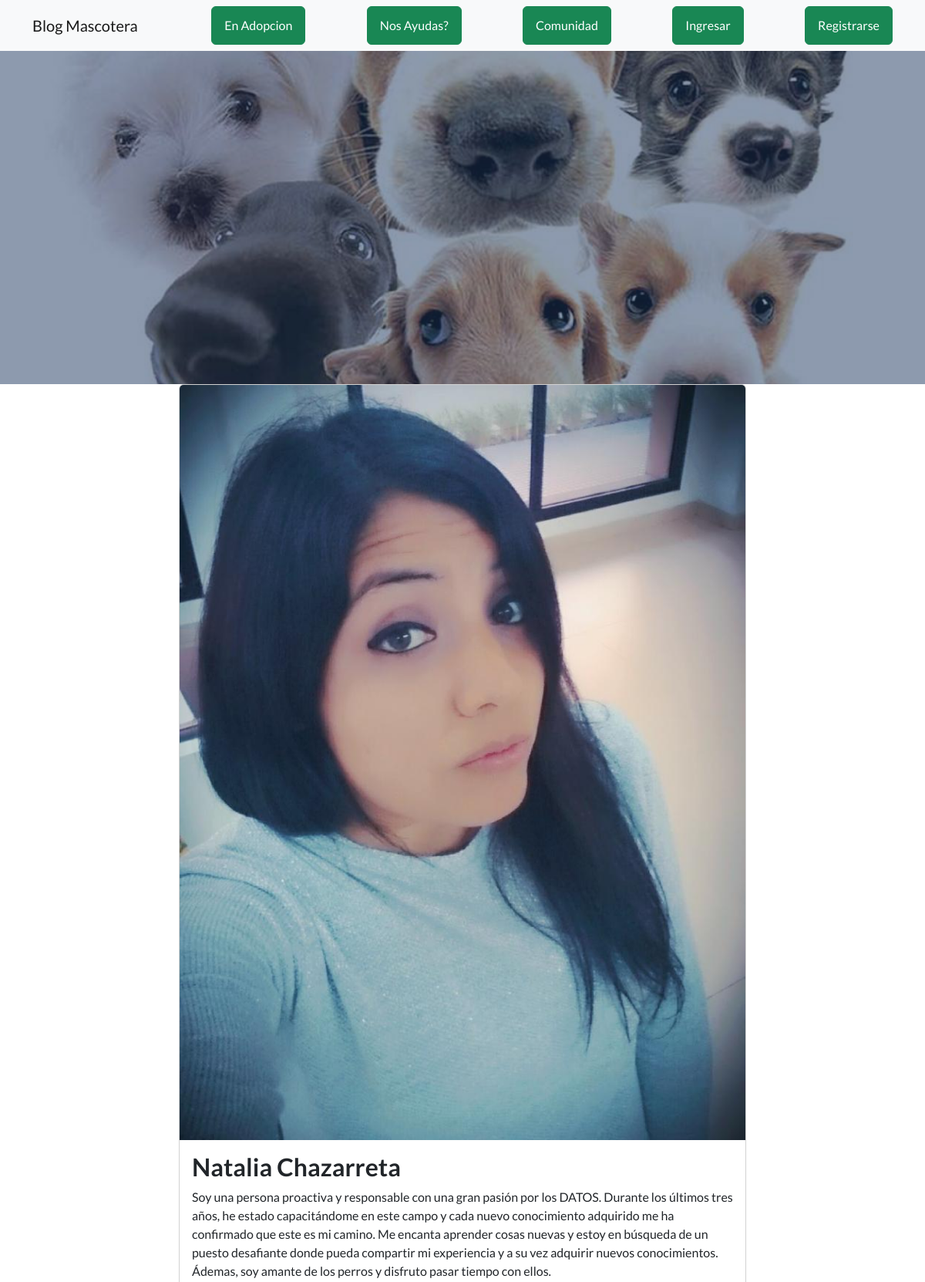
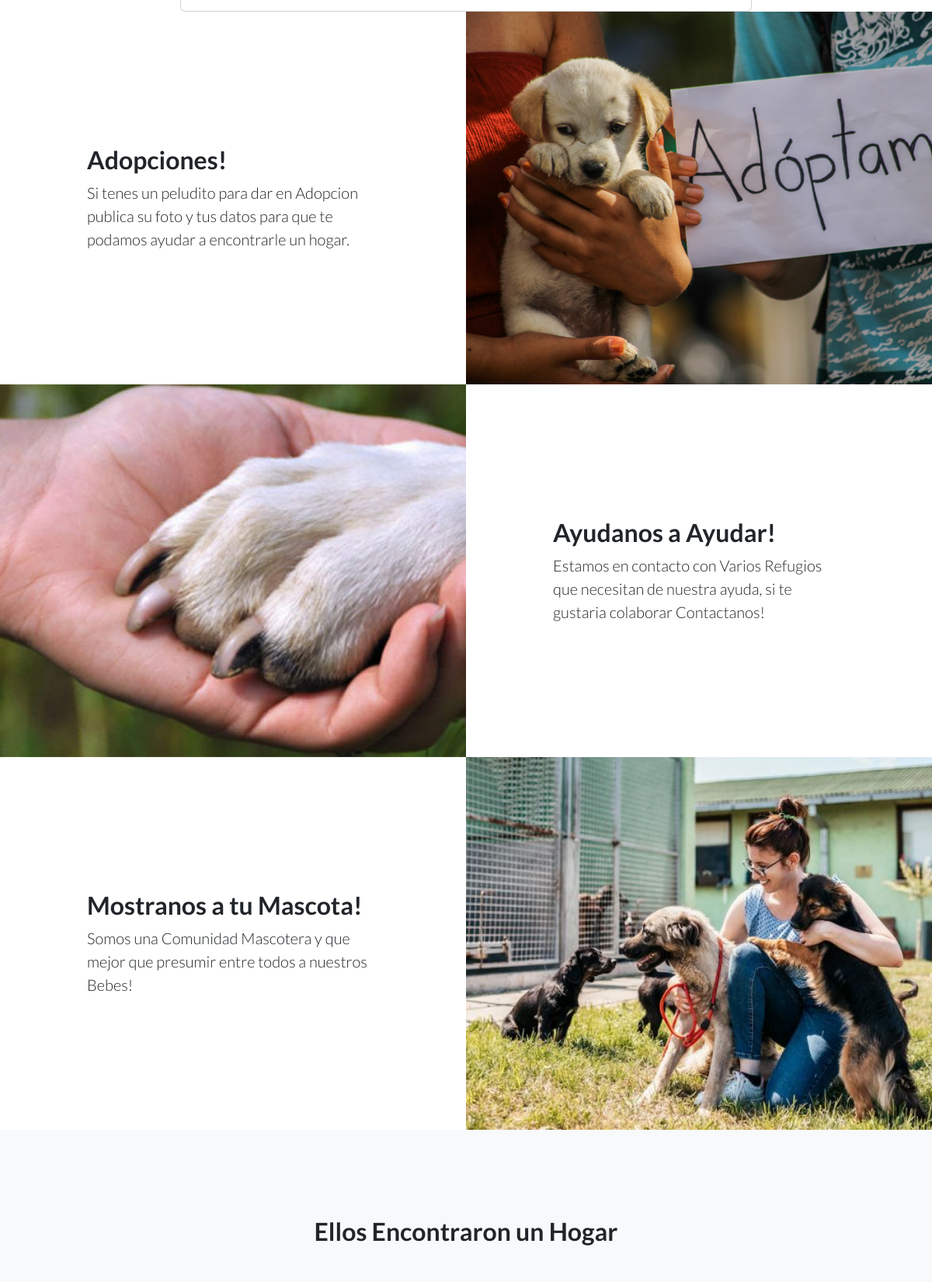
/AboutMe/about_me/ (upper part), run on the app's committed database (2 pictures, top to bottom).
### AboutMe/models.py (models this page shows, shortened)
class AboutMe(models.Model):
    nombre = models.CharField(max_length=100)
    descripcion = models.TextField()
    imagen = models.ImageField(upload_to='aboutMe/', blank=True, null=True)

### AboutMe/views.py (the view)
# urls.py: path('about_me/', about_me, name='about_me'),
def about_me(request):
    about_me = AboutMe.objects.first()
    return render(request, 'AboutMe/about_me.html', {'about_me': about_me})

### AboutMe/templates/AboutMe/about_me.html
{% extends "AppInicio/padre.html" %}
{% block contenido %}
<div class="container">
  <div class="row justify-content-center">
    <div class="col-md-8">
      <div class="card">
        {% if about_me.imagen %}
          <img src="{{ about_me.imagen.url }}" alt="{{ about_me.nombre }}" class="card-img-top">
        {% endif %}
        <div class="card-body">
          <h2 class="card-title">{{ about_me.nombre }}</h2>
          <p class="card-text">{{ about_me.descripcion }}</p>
        </div>
      </div>
    </div>
  </div>
</div>
{% endblock %}

### data on the page
AboutMe: imagen (picture), nombre "Natalia Chazarreta", descripcion "Soy una persona proactiva y responsable con una gran pasión por los DATOS. Durante los últimos tres años, he estado capacitándome en este campo y cada nuevo conocimiento adquirido me ha confirmado que este es mi camino. Me encanta aprender cosas nuevas y estoy en búsqueda de un puesto desafiante donde pueda compartir mi experiencia y a su vez adquirir nuevos conocimientos. Ádemas, soy amante de los perros y disfruto pasar tiempo con ellos."
